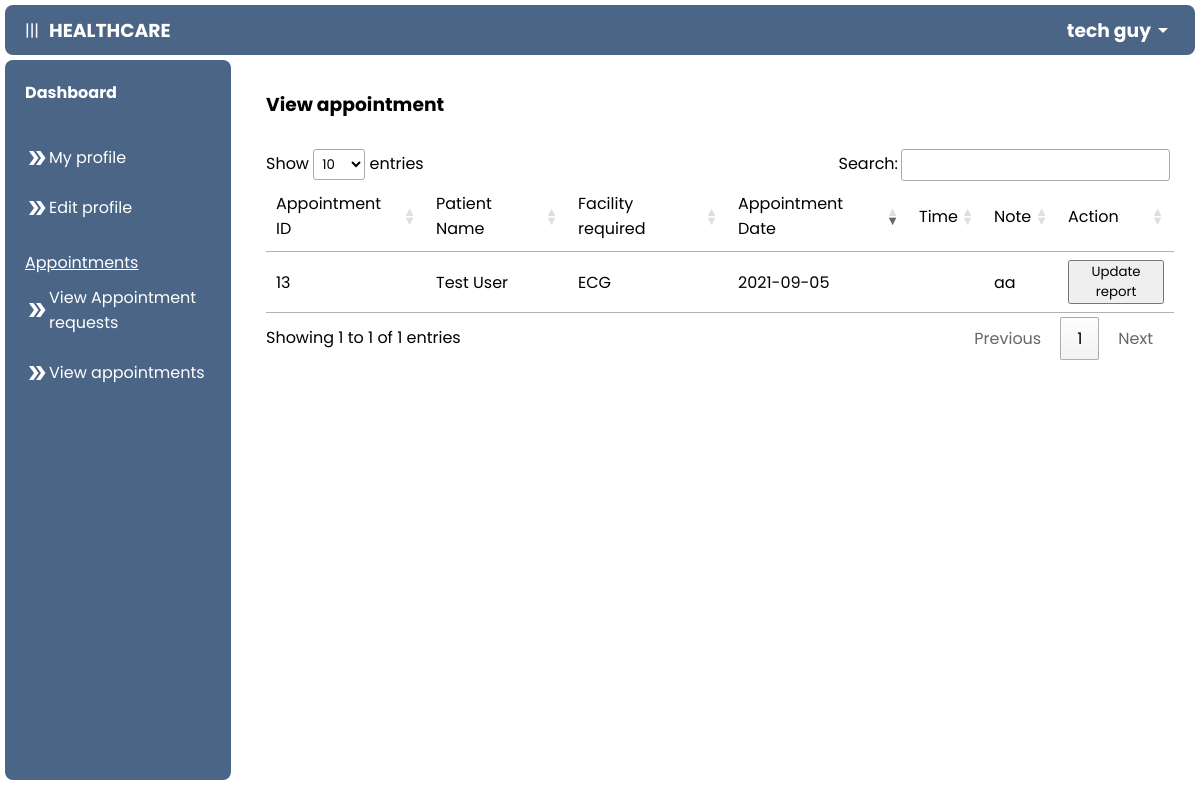
Screenshot of /technician/view_appointments.php (signed in) with the database file from the repository.
### tables this page shows
CREATE TABLE `technician` (
  `t_id` int(100) NOT NULL,
  `name` varchar(255) NOT NULL,
  `email` varchar(255) NOT NULL,
  `password` varchar(255) NOT NULL,
  `created_date` datetime NOT NULL DEFAULT CURRENT_TIMESTAMP
);

CREATE TABLE `appointments` (
  `a_id` int(100) NOT NULL,
  `p_id` int(100) NOT NULL,
  `assigned_to_id` int(100) NOT NULL,
  `department` varchar(255) NOT NULL,
  `value` varchar(255) NOT NULL,
  `date` date NOT NULL,
  `note` varchar(255) DEFAULT NULL
);

CREATE TABLE `patient` (
  `p_id` int(11) NOT NULL,
  `name` varchar(255) NOT NULL,
  `email` varchar(255) NOT NULL,
  `password` varchar(255) NOT NULL,
  `address` varchar(255) NOT NULL,
  `age` int(100) NOT NULL,
  `gender` enum('male','female','other') NOT NULL,
  `reg_date` datetime NOT NULL DEFAULT CURRENT_TIMESTAMP
);

### technician/view_appointments.php (the view, shortened to what this page needs)
<?php
$email = $_SESSION['email'];
include ("../connect.php");
$sql = mysqli_query($con, "SELECT * FROM technician WHERE email = '$email'");
$row = mysqli_fetch_array($sql);
$id = $row["t_id"];
?>
<!DOCTYPE html>
<html lang="en">
<head>
    <link rel="stylesheet" href="../css/add.css">
    <link rel="stylesheet" href="//cdn.datatables.net/1.10.20/css/jquery.dataTables.min.css">
</head>
<body>
<?php include ('navigation.php'); ?>
        <main>
        <h3 style="margin-bottom: 30px;">View appointment</h3>
<table class="table" id="myTable">
    <thead class="thead">
        <tr>
            <td>Appointment ID</td>
            <td>Patient Name</td>
            <td>Facility required</td>
            <td>Appointment Date</td>
            <td>Time</td>
            <td>Note</td>
            <td>Action</td>
        </tr>
    </thead>
    <tbody>
        <?php
        $result = mysqli_query($con, "SELECT * FROM appointments INNER JOIN patient ON appointments.p_id = patient.p_id WHERE appointments.assigned_to_id = '$id'");
        while ($row = mysqli_fetch_array($result)) {
            ?>
        <tr>
            <td><?php echo $row["a_id"]; ?></td>
            <td><?php echo $row["name"]; ?></td>
            <td><?php echo $row["value"]; ?></td>
            <td><?php echo $row["date"]; ?></td>
            <td><?php echo $row["start_time"]; ?></td>
            <td><?php echo $row["note"]; ?></td>
            <td><button><a href="./update_report.php?a_id=<?php echo $row["a_id"]; ?>">Update report</a></buttton></td>
        </tr>
    <?php ;} ?>
    </tbody>
</table>
        </main>
    </div>
</body>
</html>

### technician/navigation.php (shortened to what this page needs)
<?php
include('../connect.php');
$email = $_SESSION['email'];
$sql = mysqli_query($con, "SELECT * FROM technician WHERE email = '$email'");
$row = mysqli_fetch_array($sql);
$name = $row["name"];
?>
<link rel="stylesheet" href="../css/nav.css">
<header>
    <div class="head">
        <div id="nav_button" onclick="nav_button()">|||</div>
        <h3>HEALTHCARE</h3>
    </div>
    <div class="dropdown">
        <div class="user">
            <h3><?php echo $name; ?></h3>
            <span class="material-icons">
            </span>
        </div>
    </div>
</header>
<div class="container">
    <nav id="nav">
        <div class="nav-content">
            <a href="./dashboard.php">
                <h4>Dashboard</h4>
            </a>
        </div>
        <div class="nav-content">
            <u>
                <p></p>
            </u>
            <a href="./my_profile.php?id=<?php echo $row["t_id"]; ?>"><span class="material-icons">
                </span>My profile</a><br>
            <a href="./edit_profile.php?id=<?php echo $row["t_id"]; ?>"><span class="material-icons">
                </span>Edit profile</a>
        </div>
        <div class="nav-content active">
            <u>
                <p>Appointments</p>
            </u>
            <a href="./view_request.php"><span class="material-icons">
                </span>View Appointment requests</a><br>
            <a href="./view_appointments.php"><span class="material-icons">
                </span>View appointments</a>
        </div>
    </nav>

### css/add.css (style rules this page uses)
main { overflow: auto; }

### css/nav.css (style rules this page uses)
* { padding: 0; margin: 0; box-sizing: border-box; font-family: 'Poppins', sans-serif; }
body { overflow: hidden; height: 100vh; }
a { text-decoration: none; color: black; }
header { display: flex; align-items: center; justify-content: space-between; width: 100%-5px; height: 50px; padding:0 20px; background-color: #4B6587; color: #ffffff; border-radius: 0.5rem; margin: 5px; }
.dropdown { position: relative; display: inline-block; }
header .user, .head { display: flex; align-items: center; cursor: pointer; }
.head { gap: 10px; }
.container { display: flex; height: 100%; }
nav { flex: 1; background-color: #4B6587; width: 100%; height: 90%; margin: 5px; margin-top: 0; color: white; border-radius: 0.5rem; overflow: auto; display: block; transition: 0.5s ease-in-out; }
.nav-content { margin: 20px 0; padding: 0 20px; }
.nav-content a { display: flex; align-items: center; text-decoration: none; color: white; font-size: 16px; }
.nav-content p { padding: 10px 0; }
main { flex: 4; width: 100%; padding: 30px; }

### rows the page displays
technician: name "tech guy"
appointments: a_id "13", p.name "Test User", value "ECG", date "2021-09-05", note "aa"
